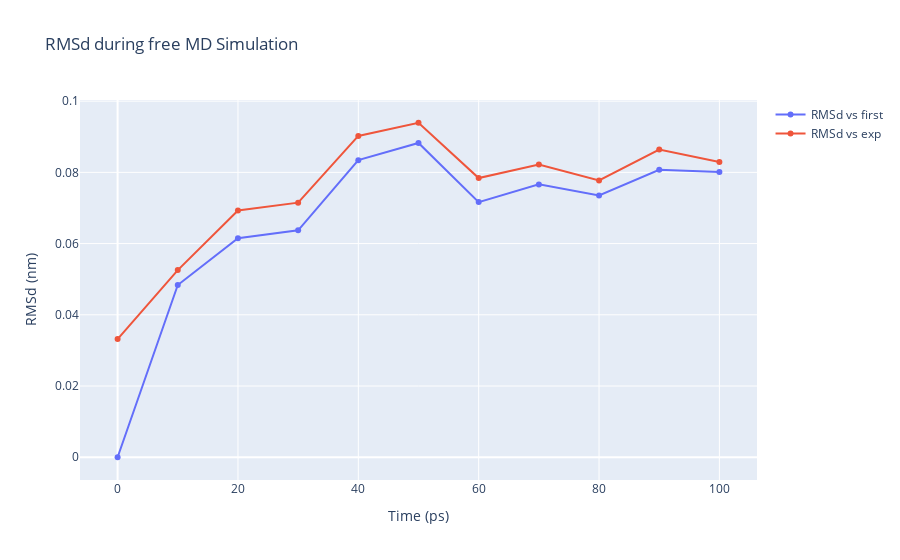

Notebook code cell kept with this figure:
### Code cell
import plotly
import plotly.graph_objs as go

# Read RMS vs first snapshot data from file 
with open(output_rms_first,'r') as rms_first_file:
    x,y = map(
        list,
        zip(*[
            (float(line.split()[0]),float(line.split()[1]))
            for line in rms_first_file 
            if not line.startswith(("#","@")) 
        ])
    )

# Read RMS vs experimental structure data from file 
with open(output_rms_exp,'r') as rms_exp_file:
    x2,y2 = map(
        list,
        zip(*[
            (float(line.split()[0]),float(line.split()[1]))
            for line in rms_exp_file
            if not line.startswith(("#","@")) 
        ])
    )
    
trace1 = go.Scatter(
    x = x,
    y = y,
    name = 'RMSd vs first'
)

trace2 = go.Scatter(
    x = x,
    y = y2,
    name = 'RMSd vs exp'
)

data = [trace1, trace2]

plotly.offline.init_notebook_mode(connected=True)

fig = {
    "data": data,
    "layout": go.Layout(title="RMSd during free MD Simulation",
                        xaxis=dict(title = "Time (ps)"),
                        yaxis=dict(title = "RMSd (nm)")
                       )
}

plotly.offline.iplot(fig)

### Figure 1 — Plotly figure (JSON) as saved in the notebook; plotly's stock layout.template omitted (floating-point values rounded to 4 significant figures)
{"data": [{"name": "RMSd vs first", "type": "scatter", "x": [0, 10, 20, 30, 40, 50, 60, 70, 80, 90, 100], "y": [1e-07, 0.04837, 0.06153, 0.06373, 0.08343, 0.08825, 0.07165, 0.07662, 0.07349, 0.08074, 0.08012]}, {"name": "RMSd vs exp", "type": "scatter", "x": [0, 10, 20, 30, 40, 50, 60, 70, 80, 90, 100], "y": [0.0332, 0.05256, 0.06931, 0.07149, 0.09023, 0.09394, 0.07841, 0.08219, 0.07772, 0.08639, 0.08292]}], "layout": {"title": {"text": "RMSd during free MD Simulation"}, "xaxis": {"title": {"text": "Time (ps)"}}, "yaxis": {"title": {"text": "RMSd (nm)"}}}}
